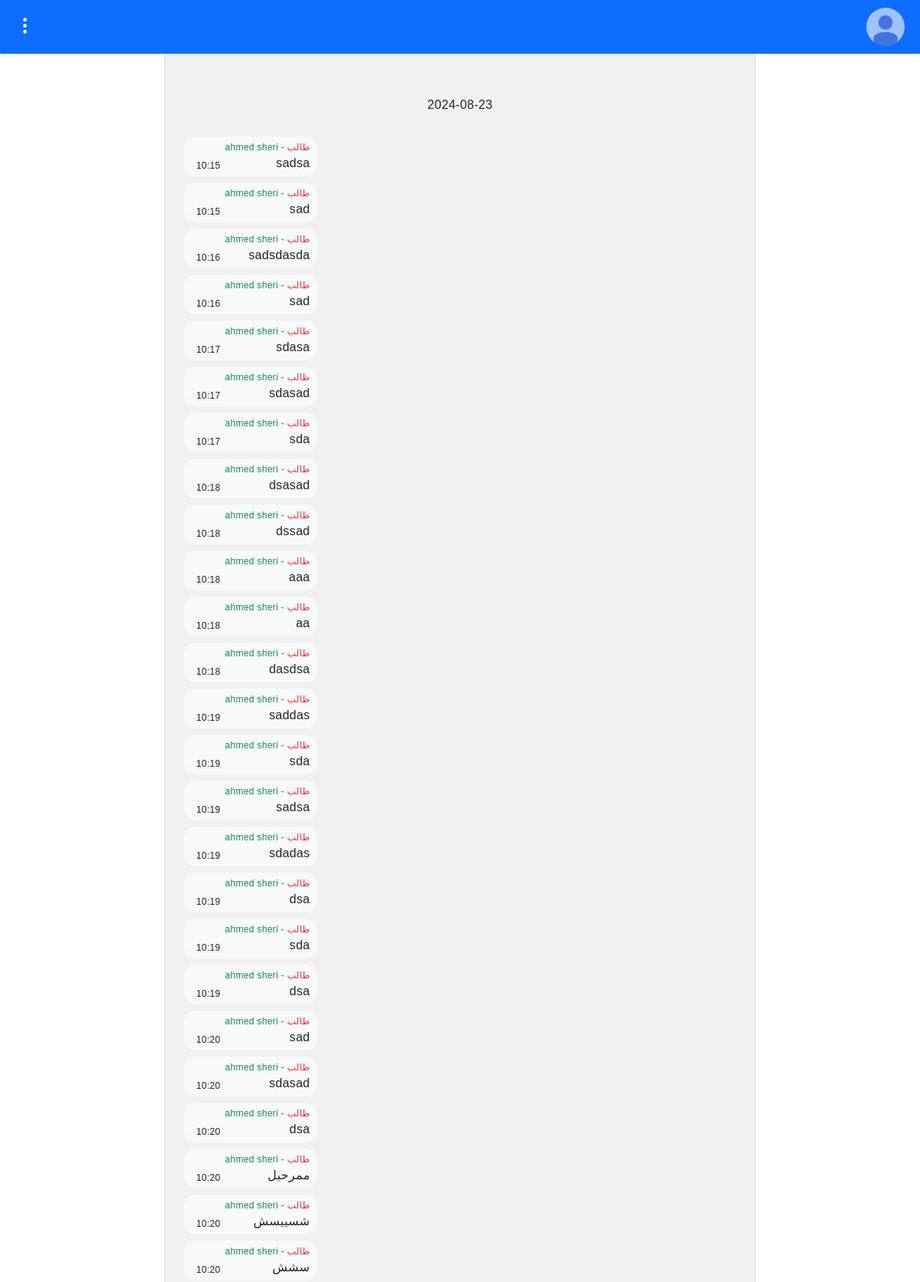
/messenger/messageRoom/4 (signed in, upper part), run on the app's committed database.
### messenger/models.py (models this page shows, shortened)
class MessagesModel(models.Model):
    sender = models.ForeignKey(User, on_delete=models.CASCADE)
    msg = models.TextField()
    messenger = models.ForeignKey(ClubsModel, on_delete=models.CASCADE)
    is_readed = models.BooleanField(default=False)
    creation_date = models.DateTimeField(auto_now_add=True, null=True, verbose_name="تاريخ الانشاء")

### accounts/models.py (models this page shows, shortened)
class StudentProfile(models.Model):
    full_name = models.CharField(max_length=50)
    phone = models.CharField(max_length=50)
    birthday = models.DateField()
    has_subscription = models.BooleanField(default=False)
    subscription_start_date = models.DateTimeField(null=True, blank=True)
    subscription_end_date = models.DateTimeField(null=True, blank=True)
    about = models.TextField(null=True)
    club = models.ForeignKey('ClubsModel', on_delete=models.SET_NULL, null=True)
    creation_date = models.DateTimeField(auto_now_add=True)

### messenger/views.py (the view)
# urls.py: path('messageRoom/<str:room_id>', views.messageRoom, name="messageRoom"),
def messageRoom(request, room_id):
    user = request.user
    receiver = getUserClub(user)
    is_blocked = BlockUserModel.objects.filter(creator=receiver, user=user).exists()
    is_favorite = FavoriteUserModel.objects.filter(creator=receiver, user=user).exists()
    messages_list = []
    last_date = None
    msg_date = []
    messages = MessagesModel.objects.filter(messenger__id=room_id)
    for msg in messages:
        if last_date == None:
            last_date=msg.creation_date.date()
        elif msg.creation_date.date() != last_date:
            messages_list.append([last_date, msg_date])
            last_date=msg.creation_date.date()
            msg_date = []
        msg_date.append(msg)
    messages_list.append([last_date, msg_date])
    profile_image = receiver.club_profile_image_base64
    return render(request, 'messenger/viewMessage.html', {'is_blocked':is_blocked, 'is_favorite':is_favorite, 'messages_list':messages_list, 'room_id':room_id, 'receiver':receiver, 'profile_image':profile_image})

### messenger/templatetags/messenger_tags.py (called while the page is built)
@register.simple_tag
@stringfilter
def get_user_full_name_temp(user_id):
    user = User.objects.get(id=user_id)
    club = get_user_full_name(user)
    return club

@register.simple_tag
@stringfilter
def get_user_capacity_temp(user_id):
    user = User.objects.get(id=user_id)
    club = get_user_capacity(user)
    return club

### messenger/views.py (called while the page is built)
def get_user_full_name(user):
    userprofile = user.userprofile
    if userprofile.account_type == '2':
        return userprofile.director_profile.full_name
    elif user.userprofile.account_type == '3':
        return userprofile.student_profile.full_name
    elif user.userprofile.account_type == '4':
        return userprofile.Coach_profile.full_name
    else:
        return None

def get_user_capacity(user):
    userprofile = user.userprofile
    if userprofile.account_type == '2':
        return 'مدير'
    elif user.userprofile.account_type == '3':
        return 'طالب'
    elif user.userprofile.account_type == '4':
        return 'مدرب'
    else:
        return None

def getUserClub(user):
    userprofile = user.userprofile
    if userprofile.account_type == '2':
        return userprofile.director_profile.club
    elif user.userprofile.account_type == '3':
        return userprofile.student_profile.club
    elif user.userprofile.account_type == '4':
        return userprofile.Coach_profile.club
    else:
        return None

### templates/messenger/viewMessage.html (shortened to what this page needs)
{% extends "base_student.html" %}
{% load static %}
{% load messenger_tags %}
{% block links %}
<link rel="stylesheet" href="{% static 'bootstrap-5.3.3/css/bootstrap.rtl.min.css'%}">
<link rel="stylesheet" href="https://cdn.jsdelivr.net/npm/bootstrap-icons@1.11.3/font/bootstrap-icons.min.css">
{% endblock links %}
{% load static %}
{% block content %}
<div >
    <div dir="rtl" id="main" style=" padding: 0; height: 100vh;">
        <div  class="bg-primary text-white fixed-top" style="padding:10px 20px;  box-shadow: rgb(177, 177, 177) 0px 0px 3px; margin: auto;">
            <div style="display: flex; align-items: center; justify-content: space-between;">
                <div style="display: flex; align-items: center;">
                    {% if profile_image %}
                        <img src="{{profile_image}}" alt="" style="width: 50px; border-radius: 100%;">
                    {% else %}
                    <img src="{% static '/img/default-profile-img-2.png' %}" alt="" style="width: 50px; border-radius: 100%;">
                    {% endif %}
                </div>
                <a id="MsgSettings" tabindex="0" role="button" data-bs-toggle="popover" title="الرسائل" class="text-white" style="font-size: 25px;"><i class="bi bi-three-dots-vertical"></i></a>
            </div>
        </div>
        <div id="msg-container-box">
            <div id="msg-container-box2" style="padding-top: 100px;">
                {% for messages in messages_list %}
                <p style="padding: 25px 0px; display: block; margin: auto;text-align: center;">{{messages.0|date:'Y-m-d'}}</p>
                {% for message in messages.1 %}
                {% if message.sender == request.user %}
                <div class="sender">
                    <div class="bg-primary text-white">
                        <p>{{message.msg}}</p>
                        <span>{{message.creation_date|date:'H:i'}}</span>
                        <i id="msg-status-{{message.id}}" class="bi {% if message.is_readed%}bi-check2-all{%else%}bi-check2{%endif%}"></i>
                    </div>
                </div>
                {% else %}
                {% get_user_full_name_temp message.sender.id as full_name %}
                {% get_user_capacity_temp message.sender.id as user_capacity %}
                <div class="receiver">
                    <div class="bg-light r-msg-main-box">
                        <div class="r-msg-box">
                            <p class="username text-success"><span class="text-danger">{{user_capacity}}</span> - {{full_name}}</p>
                            <p>{{message.msg}}</p>
                        </div>
                        <span>{{message.creation_date|date:'H:i'}}</span>
                    </div>
                </div>
                {% endif %}
                {% endfor %}
                {% endfor %}
            </div>
        </div>
    </div>
</div>
{% endblock content %}

### templates/base_student.html (style rules this page uses)
body { font-family: "Cairo", sans-serif; }

### templates/messenger/viewMessage.html (style rules this page uses)
* { font-family: Arial, Helvetica, sans-serif !important; letter-spacing: .3px; }
.receiver p { border-radius: 15px; padding: 0px; margin: 0 !important; }
.receiver .username { font-size: 12px; }
.receiver .username span { padding: 0; }
.r-msg-main-box { padding: 5px 10px; }
.sender div, .receiver div { border-radius: 15px; display: flex; align-items: flex-end; }
.receiver span { font-size: 12px; padding: 0 6px; }
.receiver { display: flex; flex-direction: row-reverse; padding: 4px; }
.receiver .r-msg-box { display: flex; flex-direction: column; align-items: flex-start; }
#msg-container-box { box-shadow: inset #6a6a6a 0px 15px 15px -13px !important; background-color: #f1f1f1; box-shadow: rgb(177, 177, 177) 0px 0px 3px;height: 100%; display: contents; }
#msg-container-box2 { box-shadow: rgb(177, 177, 177) 0px 0px 3px; background-color: #f1f1f1; width: min(100%, 768px);position: relative;padding: 20px;margin: auto;display: block; padding-bottom: 75px;min-height: 100vh; }
body { margin-bottom:0 !important; }

### data on the page
MessagesModel: user_capacity "طالب", msg "sadsa", creation_date "10:15"
StudentProfile: full_name "ahmed sheri"
MessagesModel: user_capacity "طالب", msg "sad", creation_date "10:15"
MessagesModel: user_capacity "طالب", msg "sadsdasda", creation_date "10:16"
StudentProfile: full_name "ahmed sheri"
MessagesModel: user_capacity "طالب", msg "sad", creation_date "10:16"
MessagesModel: user_capacity "طالب", msg "sdasa", creation_date "10:17"
MessagesModel: user_capacity "طالب", msg "sdasad", creation_date "10:17"
MessagesModel: user_capacity "طالب", msg "sda", creation_date "10:17"
MessagesModel: user_capacity "طالب", msg "dsasad", creation_date "10:18"
MessagesModel: user_capacity "طالب", msg "dssad", creation_date "10:18"
MessagesModel: user_capacity "طالب", msg "aaa", creation_date "10:18"
MessagesModel: user_capacity "طالب", msg "aa", creation_date "10:18"
MessagesModel: user_capacity "طالب", msg "dasdsa", creation_date "10:18"
MessagesModel: user_capacity "طالب", msg "saddas", creation_date "10:19"
MessagesModel: user_capacity "طالب", msg "sda", creation_date "10:19"
MessagesModel: user_capacity "طالب", msg "sadsa", creation_date "10:19"
MessagesModel: user_capacity "طالب", msg "sdadas", creation_date "10:19"
MessagesModel: user_capacity "طالب", msg "dsa", creation_date "10:19"
MessagesModel: user_capacity "طالب", msg "sda", creation_date "10:19"
MessagesModel: user_capacity "طالب", msg "dsa", creation_date "10:19"
MessagesModel: user_capacity "طالب", msg "sad", creation_date "10:20"
MessagesModel: user_capacity "طالب", msg "sdasad", creation_date "10:20"
MessagesModel: user_capacity "طالب", msg "dsa", creation_date "10:20"
MessagesModel: user_capacity "طالب", msg "ممرحيل", creation_date "10:20"
MessagesModel: user_capacity "طالب", msg "شسييسش", creation_date "10:20"
MessagesModel: user_capacity "طالب", msg "سشش", creation_date "10:20"

### other printed values
{{ messages.0|date:'Y-m-d' }} "2024-08-23"
